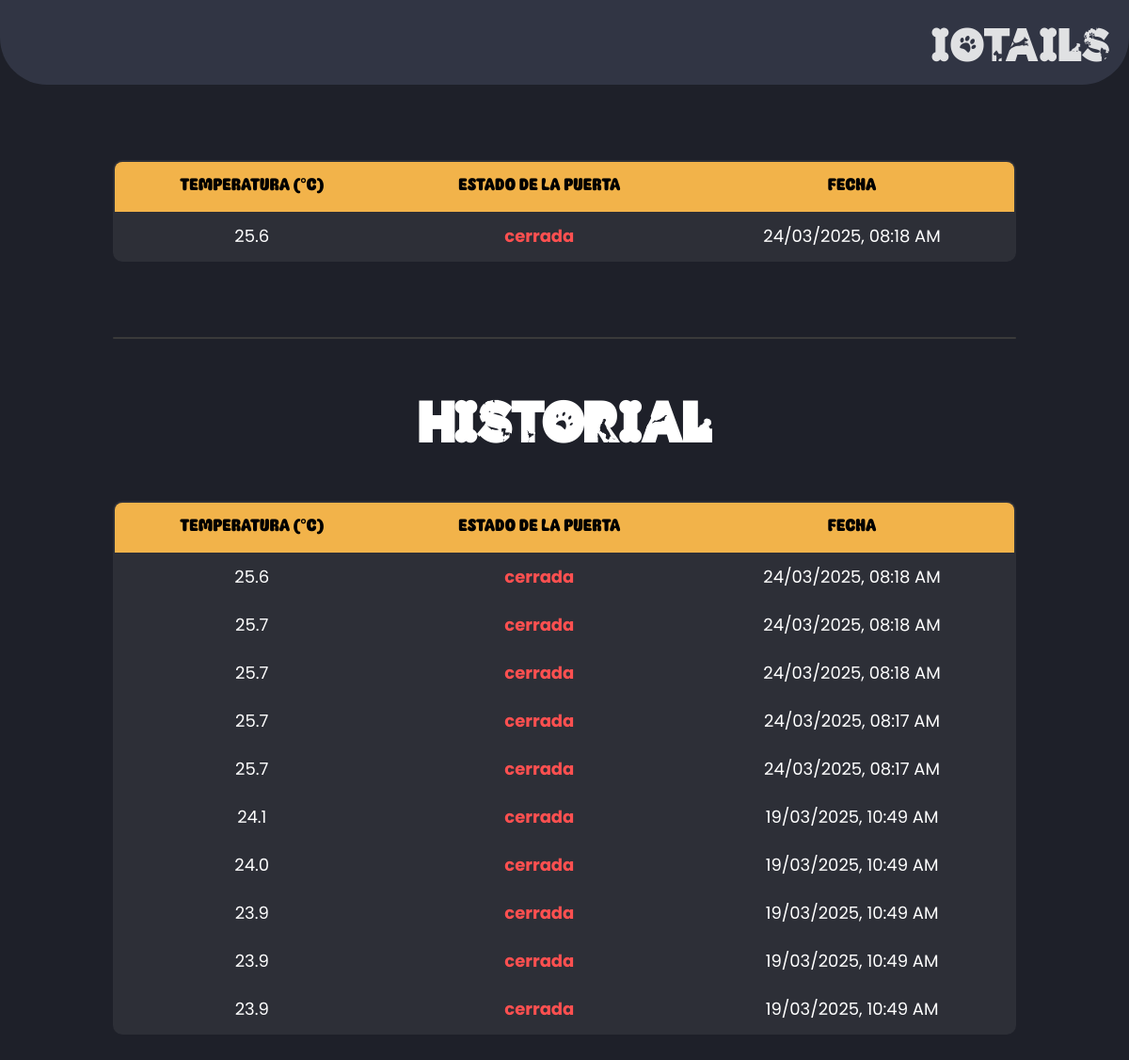
Before: /cuidados/ (signed in) with the older database file.
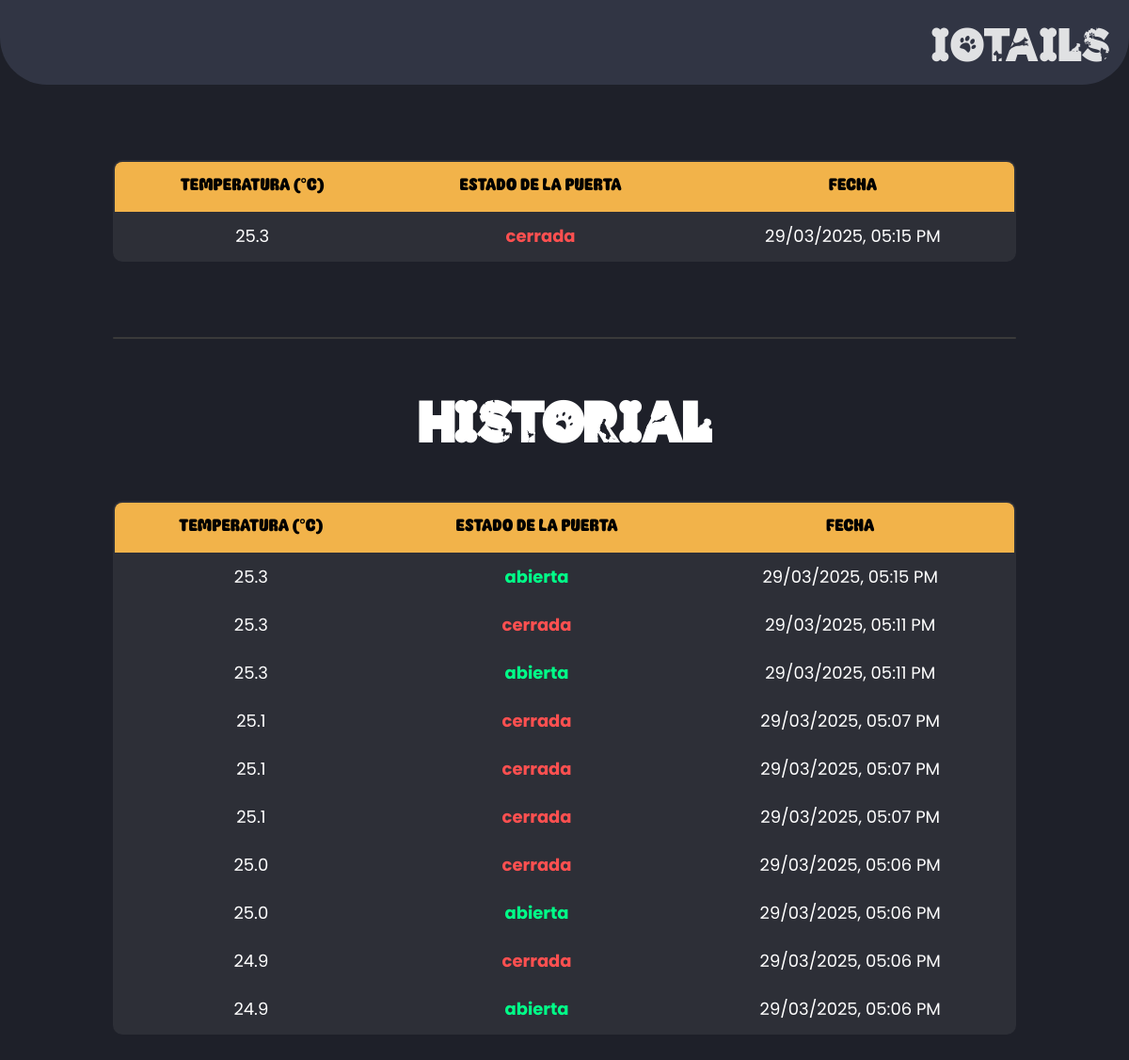
After: the same page with the newer database file.
### mi_app/models.py (models this page shows, shortened)
class SensorData(models.Model):
    temperatura = models.FloatField()
    humedad = models.FloatField()
    estado_puerta = models.CharField(max_length=20)
    bpm = models.IntegerField(null=True, blank=True)   # <- BPM ahora opcional
    spo2 = models.IntegerField(null=True, blank=True)  # <- SpO2 ahora opcional
    fecha = models.DateTimeField(auto_now_add=True)

### mi_app/views.py (the view)
# urls.py: path('cuidados/', views.cuidados_views, name='cuidados'),
@login_required
def cuidados_views(request):
    datos_sensores = SensorData.objects.all().order_by('-fecha')
    dato_actual = datos_sensores.first() if datos_sensores else None
    historial = datos_sensores[1:11] if datos_sensores.count() > 1 else []
    return render(request, "cuidados.html", {
        "dato_actual": dato_actual,
        "historial": historial
    })

### mi_app/templates/cuidados.html (shortened to what this page needs)
{% load static %}
<!DOCTYPE html>
<html lang="es">
<head>
</head>
<body>
    <header>
        <a href="{% url 'main' %}"><div class="logo">IoTails</div></a>
    </header>
    <table class="tabla-actual">
        <tr>
            <th>Temperatura (°C)</th>
            <th>Estado de la Puerta</th>
            <th>Fecha</th>
        </tr>
        {% if dato_actual %}
        <tr>
            <td>{{ dato_actual.temperatura }}</td>
            <td class="{% if dato_actual.estado_puerta == 'abierta' %}estado-abierta{% else %}estado-cerrada{% endif %}">
                {{ dato_actual.estado_puerta }}
            </td>
            <td>{{ dato_actual.fecha|date:"d/m/Y, h:i A" }}</td>
        </tr>
        {% endif %}
    </table>
    <hr class="linea-divisoria">
    <h2>Historial</h2>
    <table class="tabla-historial">
        <tr>
            <th>Temperatura (°C)</th>
            <th>Estado de la Puerta</th>
            <th>Fecha</th>
        </tr>
        {% for dato in historial %}
        <tr>
            <td>{{ dato.temperatura }}</td>
            <td class="{% if dato.estado_puerta == 'abierta' %}estado-abierta{% else %}estado-cerrada{% endif %}">
                {{ dato.estado_puerta }}
            </td>
            <td>{{ dato.fecha|date:"d/m/Y, h:i A" }}</td>
        </tr>
        {% endfor %}
    </table>
</body>
</html>

Changed rows visible on the page:
no longer on this page (row unchanged): SensorData: temperatura "25.6", estado_puerta "cerrada", fecha "24/03/2025, 08:18 AM"
no longer on this page (row unchanged): SensorData: temperatura "25.6", estado_puerta "cerrada", fecha "24/03/2025, 08:18 AM"
no longer on this page (row unchanged): SensorData: temperatura "25.7", estado_puerta "cerrada", fecha "24/03/2025, 08:18 AM"
no longer on this page (row unchanged): SensorData: temperatura "25.7", estado_puerta "cerrada", fecha "24/03/2025, 08:18 AM"
no longer on this page (row unchanged): SensorData: temperatura "25.7", estado_puerta "cerrada", fecha "24/03/2025, 08:17 AM"
no longer on this page (row unchanged): SensorData: temperatura "25.7", estado_puerta "cerrada", fecha "24/03/2025, 08:17 AM"
no longer on this page (row unchanged): SensorData: temperatura "24.1", estado_puerta "cerrada", fecha "19/03/2025, 10:49 AM"
no longer on this page (row unchanged): SensorData: temperatura "24.0", estado_puerta "cerrada", fecha "19/03/2025, 10:49 AM"
no longer on this page (row unchanged): SensorData: temperatura "23.9", estado_puerta "cerrada", fecha "19/03/2025, 10:49 AM"
no longer on this page (row unchanged): SensorData: temperatura "23.9", estado_puerta "cerrada", fecha "19/03/2025, 10:49 AM"
no longer on this page (row unchanged): SensorData: temperatura "23.9", estado_puerta "cerrada", fecha "19/03/2025, 10:49 AM"
added SensorData: temperatura "25.3", estado_puerta "cerrada", fecha "29/03/2025, 05:15 PM"
added SensorData: temperatura "25.3", estado_puerta "abierta", fecha "29/03/2025, 05:15 PM"
added SensorData: temperatura "25.3", estado_puerta "cerrada", fecha "29/03/2025, 05:11 PM"
added SensorData: temperatura "25.3", estado_puerta "abierta", fecha "29/03/2025, 05:11 PM"
added SensorData: temperatura "25.1", estado_puerta "cerrada", fecha "29/03/2025, 05:07 PM"
added SensorData: temperatura "25.1", estado_puerta "cerrada", fecha "29/03/2025, 05:07 PM"
added SensorData: temperatura "25.1", estado_puerta "cerrada", fecha "29/03/2025, 05:07 PM"
added SensorData: temperatura "25.0", estado_puerta "cerrada", fecha "29/03/2025, 05:06 PM"
added SensorData: temperatura "25.0", estado_puerta "abierta", fecha "29/03/2025, 05:06 PM"
added SensorData: temperatura "24.9", estado_puerta "cerrada", fecha "29/03/2025, 05:06 PM"
added SensorData: temperatura "24.9", estado_puerta "abierta", fecha "29/03/2025, 05:06 PM"
